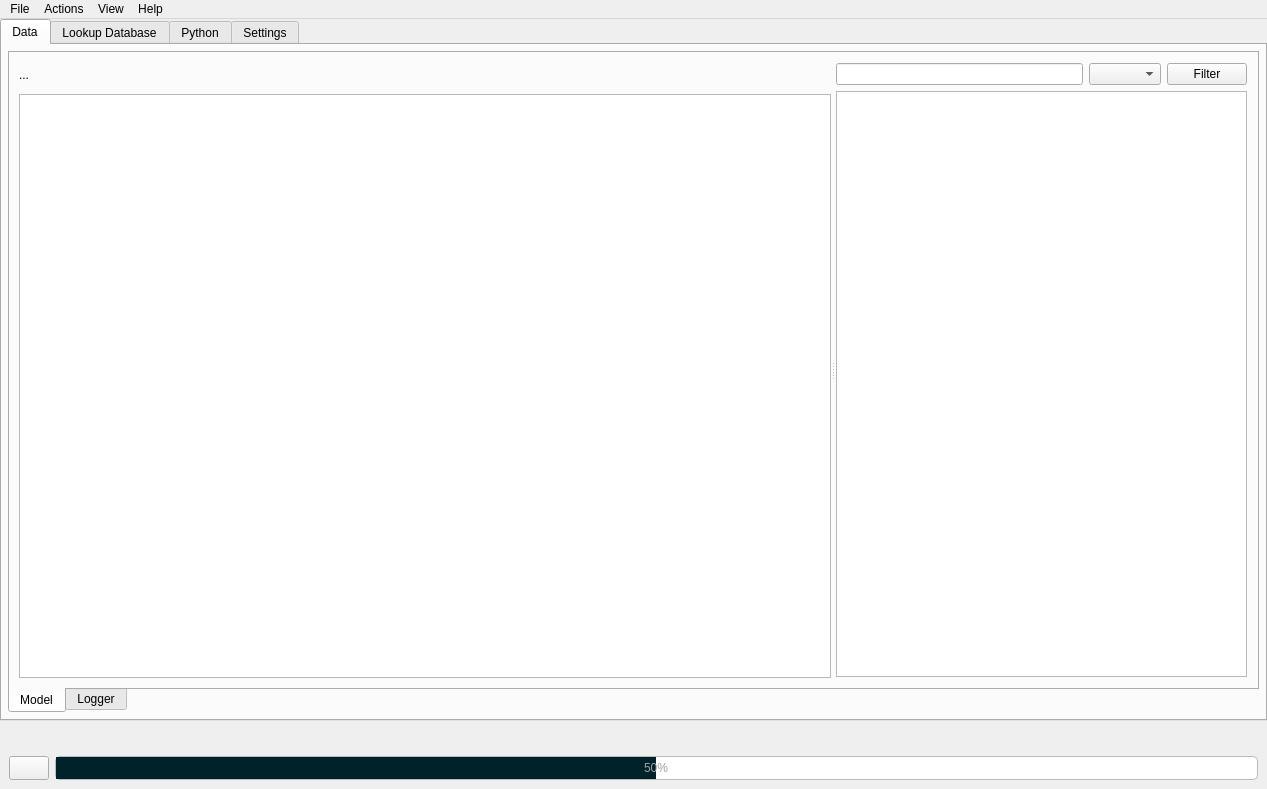
<?xml version="1.0" encoding="UTF-8"?>
<ui version="4.0">
 <class>mainWindow</class>
 <widget class="QMainWindow" name="mainWindow">
  <property name="geometry">
   <rect>
    <x>0</x>
    <y>0</y>
    <width>1267</width>
    <height>789</height>
   </rect>
  </property>
  <property name="baseSize">
   <size>
    <width>0</width>
    <height>0</height>
   </size>
  </property>
  <property name="acceptDrops">
   <bool>true</bool>
  </property>
  <property name="windowTitle">
   <string>Cgmes Explorer</string>
  </property>
  <property name="windowIcon">
   <iconset resource="icons.qrc">
    <normaloff>:/Icons/icons/roseta.png</normaloff>:/Icons/icons/roseta.png</iconset>
  </property>
  <property name="autoFillBackground">
   <bool>false</bool>
  </property>
  <property name="iconSize">
   <size>
    <width>48</width>
    <height>48</height>
   </size>
  </property>
  <property name="toolButtonStyle">
   <enum>Qt::ToolButtonIconOnly</enum>
  </property>
  <property name="documentMode">
   <bool>false</bool>
  </property>
  <property name="tabShape">
   <enum>QTabWidget::Rounded</enum>
  </property>
  <property name="dockNestingEnabled">
   <bool>false</bool>
  </property>
  <property name="unifiedTitleAndToolBarOnMac">
   <bool>false</bool>
  </property>
  <widget class="QWidget" name="centralwidget">
   <layout class="QVBoxLayout" name="verticalLayout_2">
    <property name="leftMargin">
     <number>0</number>
    </property>
    <property name="topMargin">
     <number>0</number>
    </property>
    <property name="rightMargin">
     <number>0</number>
    </property>
    <property name="bottomMargin">
     <number>0</number>
    </property>
    <item>
     <widget class="QFrame" name="frame">
      <property name="frameShape">
       <enum>QFrame::NoFrame</enum>
      </property>
      <property name="frameShadow">
       <enum>QFrame::Raised</enum>
      </property>
      <layout class="QVBoxLayout" name="verticalLayout">
       <property name="leftMargin">
        <number>0</number>
       </property>
       <property name="topMargin">
        <number>0</number>
       </property>
       <property name="rightMargin">
        <number>0</number>
       </property>
       <property name="bottomMargin">
        <number>0</number>
       </property>
       <item>
        <widget class="QTabWidget" name="mainTabWidget">
         <property name="currentIndex">
          <number>0</number>
         </property>
         <widget class="QWidget" name="dataTabLayout">
          <attribute name="icon">
           <iconset resource="icons.qrc">
            <normaloff>:/Icons/icons/array.png</normaloff>:/Icons/icons/array.png</iconset>
          </attribute>
          <attribute name="title">
           <string>Data</string>
          </attribute>
          <layout class="QVBoxLayout" name="verticalLayout_4">
           <property name="leftMargin">
            <number>6</number>
           </property>
           <property name="topMargin">
            <number>6</number>
           </property>
           <property name="rightMargin">
            <number>6</number>
           </property>
           <property name="bottomMargin">
            <number>6</number>
           </property>
           <item>
            <widget class="QTabWidget" name="modelTabWidget">
             <property name="tabPosition">
              <enum>QTabWidget::South</enum>
             </property>
             <property name="currentIndex">
              <number>0</number>
             </property>
             <widget class="QWidget" name="modelTab">
              <attribute name="icon">
               <iconset resource="icons.qrc">
                <normaloff>:/Icons/icons/array.png</normaloff>:/Icons/icons/array.png</iconset>
              </attribute>
              <attribute name="title">
               <string>Model</string>
              </attribute>
              <layout class="QVBoxLayout" name="verticalLayout_10">
               <item>
                <widget class="QSplitter" name="main_splitter">
                 <property name="orientation">
                  <enum>Qt::Horizontal</enum>
                 </property>
                 <widget class="QFrame" name="frame_2">
                  <property name="frameShape">
                   <enum>QFrame::NoFrame</enum>
                  </property>
                  <property name="frameShadow">
                   <enum>QFrame::Raised</enum>
                  </property>
                  <layout class="QVBoxLayout" name="verticalLayout_6">
                   <property name="leftMargin">
                    <number>0</number>
                   </property>
                   <property name="topMargin">
                    <number>0</number>
                   </property>
                   <property name="rightMargin">
                    <number>0</number>
                   </property>
                   <property name="bottomMargin">
                    <number>0</number>
                   </property>
                   <item>
                    <widget class="QFrame" name="frame_7">
                     <property name="minimumSize">
                      <size>
                       <width>0</width>
                       <height>26</height>
                      </size>
                     </property>
                     <property name="maximumSize">
                      <size>
                       <width>16777215</width>
                       <height>16777215</height>
                      </size>
                     </property>
                     <property name="frameShape">
                      <enum>QFrame::NoFrame</enum>
                     </property>
                     <property name="frameShadow">
                      <enum>QFrame::Raised</enum>
                     </property>
                     <layout class="QHBoxLayout" name="horizontalLayout_2">
                      <property name="leftMargin">
                       <number>0</number>
                      </property>
                      <property name="topMargin">
                       <number>0</number>
                      </property>
                      <property name="rightMargin">
                       <number>0</number>
                      </property>
                      <property name="bottomMargin">
                       <number>0</number>
                      </property>
                      <item>
                       <widget class="QLabel" name="modelTypeLabel">
                        <property name="text">
                         <string>...</string>
                        </property>
                       </widget>
                      </item>
                      <item>
                       <spacer name="horizontalSpacer">
                        <property name="orientation">
                         <enum>Qt::Horizontal</enum>
                        </property>
                        <property name="sizeHint" stdset="0">
                         <size>
                          <width>529</width>
                          <height>20</height>
                         </size>
                        </property>
                       </spacer>
                      </item>
                     </layout>
                    </widget>
                   </item>
                   <item>
                    <widget class="QListView" name="clasesListView"/>
                   </item>
                  </layout>
                 </widget>
                 <widget class="QFrame" name="frame_6">
                  <property name="frameShape">
                   <enum>QFrame::NoFrame</enum>
                  </property>
                  <property name="frameShadow">
                   <enum>QFrame::Raised</enum>
                  </property>
                  <layout class="QVBoxLayout" name="verticalLayout_3">
                   <property name="leftMargin">
                    <number>1</number>
                   </property>
                   <property name="topMargin">
                    <number>1</number>
                   </property>
                   <property name="rightMargin">
                    <number>1</number>
                   </property>
                   <property name="bottomMargin">
                    <number>1</number>
                   </property>
                   <item>
                    <widget class="QFrame" name="frame_4">
                     <property name="maximumSize">
                      <size>
                       <width>16777215</width>
                       <height>40</height>
                      </size>
                     </property>
                     <property name="frameShape">
                      <enum>QFrame::NoFrame</enum>
                     </property>
                     <property name="frameShadow">
                      <enum>QFrame::Raised</enum>
                     </property>
                     <layout class="QHBoxLayout" name="horizontalLayout">
                      <property name="leftMargin">
                       <number>0</number>
                      </property>
                      <property name="topMargin">
                       <number>0</number>
                      </property>
                      <property name="rightMargin">
                       <number>0</number>
                      </property>
                      <property name="bottomMargin">
                       <number>0</number>
                      </property>
                      <item>
                       <widget class="QLineEdit" name="filterLineEdit"/>
                      </item>
                      <item>
                       <widget class="QComboBox" name="filterComboBox"/>
                      </item>
                      <item>
                       <widget class="QPushButton" name="filterButton">
                        <property name="text">
                         <string>Filter</string>
                        </property>
                       </widget>
                      </item>
                     </layout>
                    </widget>
                   </item>
                   <item>
                    <widget class="QTableView" name="propertiesTableView"/>
                   </item>
                  </layout>
                 </widget>
                </widget>
               </item>
              </layout>
             </widget>
             <widget class="QWidget" name="loggerTab">
              <attribute name="icon">
               <iconset resource="icons.qrc">
                <normaloff>:/Icons/icons/data.png</normaloff>:/Icons/icons/data.png</iconset>
              </attribute>
              <attribute name="title">
               <string>Logger</string>
              </attribute>
              <layout class="QVBoxLayout" name="verticalLayout_9">
               <item>
                <widget class="QTreeView" name="loggerTreeView"/>
               </item>
              </layout>
             </widget>
            </widget>
           </item>
          </layout>
         </widget>
         <widget class="QWidget" name="dbTab">
          <attribute name="icon">
           <iconset resource="icons.qrc">
            <normaloff>:/Icons/icons/data.png</normaloff>:/Icons/icons/data.png</iconset>
          </attribute>
          <attribute name="title">
           <string>Lookup Database</string>
          </attribute>
          <layout class="QVBoxLayout" name="verticalLayout_8">
           <property name="leftMargin">
            <number>0</number>
           </property>
           <property name="topMargin">
            <number>0</number>
           </property>
           <property name="rightMargin">
            <number>0</number>
           </property>
           <property name="bottomMargin">
            <number>0</number>
           </property>
           <item>
            <widget class="QSplitter" name="lookup_db_splitter">
             <property name="orientation">
              <enum>Qt::Horizontal</enum>
             </property>
             <widget class="QFrame" name="frame_3">
              <property name="frameShape">
               <enum>QFrame::NoFrame</enum>
              </property>
              <property name="frameShadow">
               <enum>QFrame::Raised</enum>
              </property>
              <layout class="QVBoxLayout" name="verticalLayout_7">
               <property name="rightMargin">
                <number>0</number>
               </property>
               <item>
                <widget class="QFrame" name="frame_9">
                 <property name="frameShape">
                  <enum>QFrame::NoFrame</enum>
                 </property>
                 <property name="frameShadow">
                  <enum>QFrame::Raised</enum>
                 </property>
                 <layout class="QHBoxLayout" name="horizontalLayout_3">
                  <property name="leftMargin">
                   <number>0</number>
                  </property>
                  <property name="rightMargin">
                   <number>0</number>
                  </property>
                  <item>
                   <widget class="QComboBox" name="availableDBsComboBox">
                    <property name="minimumSize">
                     <size>
                      <width>220</width>
                      <height>0</height>
                     </size>
                    </property>
                   </widget>
                  </item>
                  <item>
                   <spacer name="horizontalSpacer_3">
                    <property name="orientation">
                     <enum>Qt::Horizontal</enum>
                    </property>
                    <property name="sizeHint" stdset="0">
                     <size>
                      <width>392</width>
                      <height>20</height>
                     </size>
                    </property>
                   </spacer>
                  </item>
                 </layout>
                </widget>
               </item>
               <item>
                <widget class="QListView" name="dbTablesListView"/>
               </item>
              </layout>
             </widget>
             <widget class="QFrame" name="frame_5">
              <property name="frameShape">
               <enum>QFrame::NoFrame</enum>
              </property>
              <property name="frameShadow">
               <enum>QFrame::Raised</enum>
              </property>
              <layout class="QVBoxLayout" name="verticalLayout_5">
               <property name="leftMargin">
                <number>0</number>
               </property>
               <item>
                <widget class="QTableView" name="dbTableView"/>
               </item>
              </layout>
             </widget>
            </widget>
           </item>
          </layout>
         </widget>
         <widget class="QWidget" name="tab">
          <attribute name="icon">
           <iconset resource="icons.qrc">
            <normaloff>:/Icons/icons/console.png</normaloff>:/Icons/icons/console.png</iconset>
          </attribute>
          <attribute name="title">
           <string>Python</string>
          </attribute>
          <layout class="QHBoxLayout" name="horizontalLayout_4">
           <item>
            <layout class="QVBoxLayout" name="consoleLayout"/>
           </item>
          </layout>
         </widget>
         <widget class="QWidget" name="settingsTab">
          <attribute name="icon">
           <iconset resource="icons.qrc">
            <normaloff>:/Icons/icons/gear.png</normaloff>:/Icons/icons/gear.png</iconset>
          </attribute>
          <attribute name="title">
           <string>Settings</string>
          </attribute>
          <layout class="QGridLayout" name="gridLayout_2">
           <item row="0" column="0">
            <widget class="QFrame" name="frame_8">
             <property name="frameShape">
              <enum>QFrame::NoFrame</enum>
             </property>
             <property name="frameShadow">
              <enum>QFrame::Raised</enum>
             </property>
             <layout class="QGridLayout" name="gridLayout">
              <item row="0" column="1" colspan="2">
               <widget class="QLabel" name="label">
                <property name="font">
                 <font>
                  <pointsize>16</pointsize>
                 </font>
                </property>
                <property name="text">
                 <string>Databases</string>
                </property>
               </widget>
              </item>
              <item row="1" column="0">
               <widget class="QLabel" name="label_4">
                <property name="text">
                 <string/>
                </property>
               </widget>
              </item>
             </layout>
            </widget>
           </item>
           <item row="0" column="1">
            <spacer name="horizontalSpacer_2">
             <property name="orientation">
              <enum>Qt::Horizontal</enum>
             </property>
             <property name="sizeHint" stdset="0">
              <size>
               <width>937</width>
               <height>20</height>
              </size>
             </property>
            </spacer>
           </item>
           <item row="1" column="0">
            <spacer name="verticalSpacer">
             <property name="orientation">
              <enum>Qt::Vertical</enum>
             </property>
             <property name="sizeHint" stdset="0">
              <size>
               <width>20</width>
               <height>539</height>
              </size>
             </property>
            </spacer>
           </item>
          </layout>
         </widget>
        </widget>
       </item>
      </layout>
     </widget>
    </item>
    <item>
     <widget class="QFrame" name="progress_frame">
      <property name="frameShape">
       <enum>QFrame::NoFrame</enum>
      </property>
      <property name="frameShadow">
       <enum>QFrame::Raised</enum>
      </property>
      <layout class="QGridLayout" name="gridLayout_7">
       <item row="1" column="0">
        <widget class="QPushButton" name="cancelButton">
         <property name="minimumSize">
          <size>
           <width>0</width>
           <height>24</height>
          </size>
         </property>
         <property name="toolTip">
          <string>Cancel process</string>
         </property>
         <property name="text">
          <string/>
         </property>
         <property name="icon">
          <iconset resource="icons.qrc">
           <normaloff>:/Icons/icons/delete.png</normaloff>:/Icons/icons/delete.png</iconset>
         </property>
        </widget>
       </item>
       <item row="1" column="1">
        <widget class="QProgressBar" name="progressBar">
         <property name="palette">
          <palette>
           <active>
            <colorrole role="Text">
             <brush brushstyle="SolidPattern">
              <color alpha="255">
               <red>159</red>
               <green>159</green>
               <blue>159</blue>
              </color>
             </brush>
            </colorrole>
            <colorrole role="PlaceholderText">
             <brush brushstyle="SolidPattern">
              <color alpha="128">
               <red>159</red>
               <green>159</green>
               <blue>159</blue>
              </color>
             </brush>
            </colorrole>
           </active>
           <inactive>
            <colorrole role="Text">
             <brush brushstyle="SolidPattern">
              <color alpha="255">
               <red>159</red>
               <green>159</green>
               <blue>159</blue>
              </color>
             </brush>
            </colorrole>
            <colorrole role="PlaceholderText">
             <brush brushstyle="SolidPattern">
              <color alpha="128">
               <red>159</red>
               <green>159</green>
               <blue>159</blue>
              </color>
             </brush>
            </colorrole>
           </inactive>
           <disabled>
            <colorrole role="Text">
             <brush brushstyle="SolidPattern">
              <color alpha="255">
               <red>120</red>
               <green>120</green>
               <blue>120</blue>
              </color>
             </brush>
            </colorrole>
            <colorrole role="PlaceholderText">
             <brush brushstyle="SolidPattern">
              <color alpha="128">
               <red>0</red>
               <green>0</green>
               <blue>0</blue>
              </color>
             </brush>
            </colorrole>
           </disabled>
          </palette>
         </property>
         <property name="autoFillBackground">
          <bool>false</bool>
         </property>
         <property name="styleSheet">
          <string notr="true">QProgressBar {
	border: 1px solid rgb(186, 189, 182);
    border-radius: 5px;
	text-align: center;
}
QProgressBar::chunk{
	background-color: rgb(0, 34, 43);
    color: rgb(255, 255, 255)
}
</string>
         </property>
         <property name="value">
          <number>50</number>
         </property>
         <property name="textVisible">
          <bool>true</bool>
         </property>
         <property name="invertedAppearance">
          <bool>false</bool>
         </property>
        </widget>
       </item>
       <item row="0" column="1">
        <widget class="QLabel" name="progressLabel">
         <property name="text">
          <string/>
         </property>
        </widget>
       </item>
      </layout>
     </widget>
    </item>
   </layout>
  </widget>
  <widget class="QMenuBar" name="menuBar">
   <property name="geometry">
    <rect>
     <x>0</x>
     <y>0</y>
     <width>1267</width>
     <height>22</height>
    </rect>
   </property>
   <widget class="QMenu" name="menuFile">
    <property name="title">
     <string>File</string>
    </property>
    <addaction name="actionSave_logs"/>
   </widget>
   <widget class="QMenu" name="menuActions">
    <property name="title">
     <string>Actions</string>
    </property>
    <addaction name="separator"/>
    <addaction name="actionGenerate_PSSe_look_up_database"/>
   </widget>
   <widget class="QMenu" name="menuView">
    <property name="title">
     <string>View</string>
    </property>
    <addaction name="actionNavigation_tree"/>
   </widget>
   <widget class="QMenu" name="menuHelp">
    <property name="title">
     <string>Help</string>
    </property>
    <addaction name="actionDocumentation"/>
    <addaction name="actionAbout"/>
   </widget>
   <addaction name="menuFile"/>
   <addaction name="menuActions"/>
   <addaction name="menuView"/>
   <addaction name="menuHelp"/>
  </widget>
  <action name="actionOpen">
   <property name="icon">
    <iconset resource="icons.qrc">
     <normaloff>:/Icons/icons/loadc.png</normaloff>:/Icons/icons/loadc.png</iconset>
   </property>
   <property name="text">
    <string>Open</string>
   </property>
   <property name="shortcut">
    <string>Ctrl+O</string>
   </property>
  </action>
  <action name="actionConvert_to_psse">
   <property name="icon">
    <iconset resource="icons.qrc">
     <normaloff>:/Icons/icons/to_psse.png</normaloff>:/Icons/icons/to_psse.png</iconset>
   </property>
   <property name="text">
    <string>Convert to PSS/e</string>
   </property>
   <property name="shortcut">
    <string>Ctrl+T, Ctrl+P</string>
   </property>
  </action>
  <action name="actionConvert_to_CGMES">
   <property name="icon">
    <iconset resource="icons.qrc">
     <normaloff>:/Icons/icons/to_cgmes.png</normaloff>:/Icons/icons/to_cgmes.png</iconset>
   </property>
   <property name="text">
    <string>Convert to CGMES</string>
   </property>
   <property name="shortcut">
    <string>Ctrl+T, Ctrl+C</string>
   </property>
  </action>
  <action name="actionConvert_to_Roseta">
   <property name="icon">
    <iconset resource="icons.qrc">
     <normaloff>:/Icons/icons/to_roseta.png</normaloff>:/Icons/icons/to_roseta.png</iconset>
   </property>
   <property name="text">
    <string>Convert to Roseta</string>
   </property>
   <property name="shortcut">
    <string>Ctrl+T, Ctrl+R</string>
   </property>
  </action>
  <action name="actionSave">
   <property name="icon">
    <iconset resource="icons.qrc">
     <normaloff>:/Icons/icons/savec.png</normaloff>:/Icons/icons/savec.png</iconset>
   </property>
   <property name="text">
    <string>Save</string>
   </property>
   <property name="toolTip">
    <string>Save grid, the format will be propted</string>
   </property>
   <property name="shortcut">
    <string>Ctrl+S</string>
   </property>
  </action>
  <action name="actionSave_logs">
   <property name="icon">
    <iconset resource="icons.qrc">
     <normaloff>:/Icons/icons/save.png</normaloff>:/Icons/icons/save.png</iconset>
   </property>
   <property name="text">
    <string>Save logs</string>
   </property>
  </action>
  <action name="actionNavigation_tree">
   <property name="icon">
    <iconset resource="icons.qrc">
     <normaloff>:/Icons/icons/tree.png</normaloff>:/Icons/icons/tree.png</iconset>
   </property>
   <property name="text">
    <string>Navigation tree</string>
   </property>
  </action>
  <action name="actionNew">
   <property name="icon">
    <iconset resource="icons.qrc">
     <normaloff>:/Icons/icons/new2c.png</normaloff>:/Icons/icons/new2c.png</iconset>
   </property>
   <property name="text">
    <string>New</string>
   </property>
   <property name="shortcut">
    <string>Ctrl+N</string>
   </property>
  </action>
  <action name="actionDocumentation">
   <property name="icon">
    <iconset resource="icons.qrc">
     <normaloff>:/Icons/icons/new2.png</normaloff>:/Icons/icons/new2.png</iconset>
   </property>
   <property name="text">
    <string>Documentation</string>
   </property>
   <property name="shortcut">
    <string>F1</string>
   </property>
  </action>
  <action name="actionAbout">
   <property name="icon">
    <iconset resource="icons.qrc">
     <normaloff>:/Icons/icons/roseta.png</normaloff>:/Icons/icons/roseta.png</iconset>
   </property>
   <property name="text">
    <string>About</string>
   </property>
  </action>
  <action name="actionProcess_topology">
   <property name="icon">
    <iconset resource="icons.qrc">
     <normaloff>:/Icons/icons/schematic.png</normaloff>:/Icons/icons/schematic.png</iconset>
   </property>
   <property name="text">
    <string>Process topology</string>
   </property>
   <property name="shortcut">
    <string>F3</string>
   </property>
  </action>
  <action name="actionRun_power_flow">
   <property name="icon">
    <iconset resource="icons.qrc">
     <normaloff>:/Icons/icons/automatic_layout.png</normaloff>:/Icons/icons/automatic_layout.png</iconset>
   </property>
   <property name="text">
    <string>Run power flow</string>
   </property>
   <property name="shortcut">
    <string>F5</string>
   </property>
  </action>
  <action name="actionGenerate_PSSe_look_up_database">
   <property name="icon">
    <iconset resource="icons.qrc">
     <normaloff>:/Icons/icons/import_models.png</normaloff>:/Icons/icons/import_models.png</iconset>
   </property>
   <property name="text">
    <string>Generate PSSe look-up database</string>
   </property>
  </action>
 </widget>
 <resources>
  <include location="icons.qrc"/>
 </resources>
 <connections/>
</ui>
